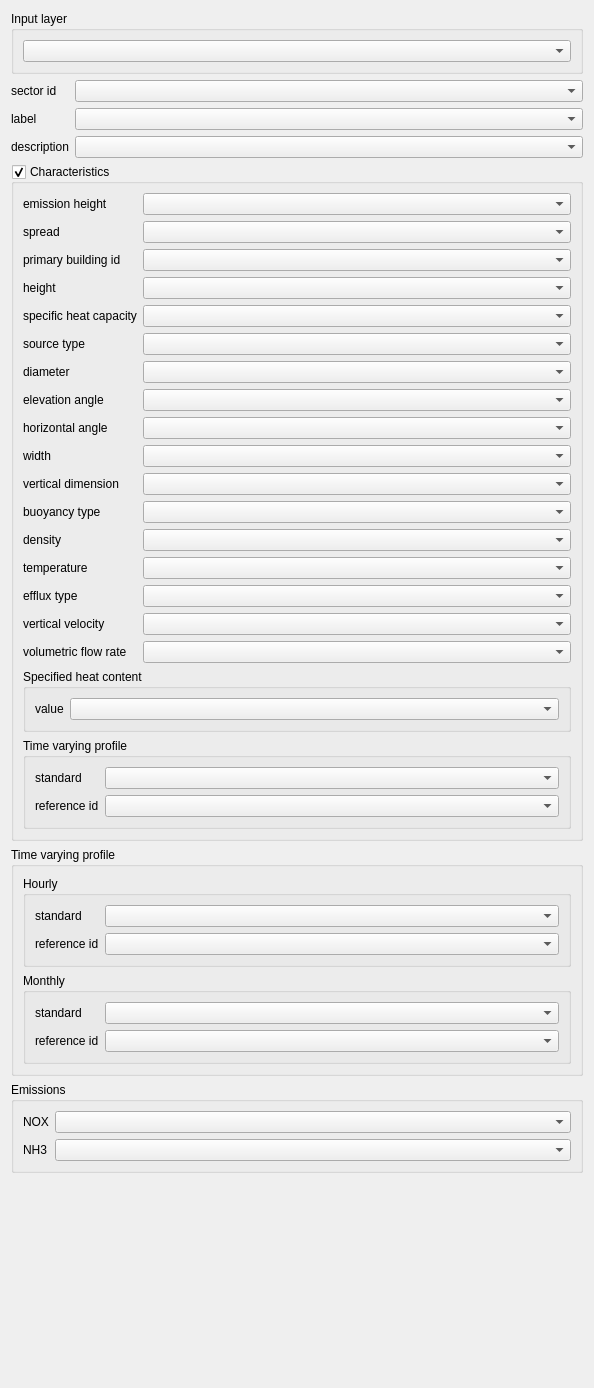
         <widget class="QWidget" name="scrollAreaWidgetContents">
          <property name="geometry">
           <rect>
            <x>0</x>
            <y>0</y>
            <width>594</width>
            <height>1388</height>
           </rect>
          </property>
          <layout class="QFormLayout" name="formLayout_13">
           <item row="1" column="0">
            <widget class="QLabel" name="label_es_sector_id">
             <property name="text">
              <string>sector id</string>
             </property>
            </widget>
           </item>
           <item row="1" column="1">
            <widget class="QgsFieldComboBox" name="fcb_es_sector_id"/>
           </item>
           <item row="2" column="0">
            <widget class="QLabel" name="label_es_label">
             <property name="text">
              <string>label</string>
             </property>
            </widget>
           </item>
           <item row="2" column="1">
            <widget class="QgsFieldComboBox" name="fcb_es_label"/>
           </item>
           <item row="3" column="0">
            <widget class="QLabel" name="label_es_description">
             <property name="text">
              <string>description</string>
             </property>
            </widget>
           </item>
           <item row="3" column="1">
            <widget class="QgsFieldComboBox" name="fcb_es_description"/>
           </item>
           <item row="7" column="0">
            <spacer name="verticalSpacer_2">
             <property name="orientation">
              <enum>Qt::Vertical</enum>
             </property>
             <property name="sizeHint" stdset="0">
              <size>
               <width>20</width>
               <height>40</height>
              </size>
             </property>
            </spacer>
           </item>
           <item row="0" column="0" colspan="2">
            <widget class="QGroupBox" name="groupBox_3">
             <property name="title">
              <string>Input layer</string>
             </property>
             <layout class="QGridLayout" name="gridLayout_20">
              <item row="0" column="0">
               <widget class="QgsMapLayerComboBox" name="combo_layer_es"/>
              </item>
             </layout>
            </widget>
           </item>
           <item row="4" column="0" colspan="2">
            <widget class="QGroupBox" name="groupBox_es_characteristics">
             <property name="title">
              <string>Characteristics</string>
             </property>
             <property name="checkable">
              <bool>true</bool>
             </property>
             <property name="checked">
              <bool>true</bool>
             </property>
             <layout class="QFormLayout" name="formLayout_15">
              <item row="0" column="0">
               <widget class="QLabel" name="label_es_emission_height">
                <property name="text">
                 <string>emission height</string>
                </property>
               </widget>
              </item>
              <item row="0" column="1">
               <widget class="QgsFieldComboBox" name="fcb_es_emission_height"/>
              </item>
              <item row="1" column="0">
               <widget class="QLabel" name="label_es_spread">
                <property name="text">
                 <string>spread</string>
                </property>
               </widget>
              </item>
              <item row="1" column="1">
               <widget class="QgsFieldComboBox" name="fcb_es_spread"/>
              </item>
              <item row="2" column="0">
               <widget class="QLabel" name="label_es_prim_bld">
                <property name="text">
                 <string>primary building id</string>
                </property>
               </widget>
              </item>
              <item row="2" column="1">
               <widget class="QgsFieldComboBox" name="fcb_es_prim_bld"/>
              </item>
              <item row="3" column="0">
               <widget class="QLabel" name="label_es_adms_height">
                <property name="text">
                 <string>height</string>
                </property>
               </widget>
              </item>
              <item row="3" column="1">
               <widget class="QgsFieldComboBox" name="fcb_es_adms_height"/>
              </item>
              <item row="4" column="0">
               <widget class="QLabel" name="label_es_adms_heat_capacity">
                <property name="text">
                 <string>specific heat capacity</string>
                </property>
               </widget>
              </item>
              <item row="4" column="1">
               <widget class="QgsFieldComboBox" name="fcb_es_adms_heat_capacity"/>
              </item>
              <item row="5" column="0">
               <widget class="QLabel" name="label_es_adms_source_type">
                <property name="text">
                 <string>source type</string>
                </property>
               </widget>
              </item>
              <item row="5" column="1">
               <widget class="QgsFieldComboBox" name="fcb_es_adms_source_type"/>
              </item>
              <item row="6" column="0">
               <widget class="QLabel" name="label_es_adms_diameter">
                <property name="text">
                 <string>diameter</string>
                </property>
               </widget>
              </item>
              <item row="6" column="1">
               <widget class="QgsFieldComboBox" name="fcb_es_adms_diameter"/>
              </item>
              <item row="7" column="0">
               <widget class="QLabel" name="label_es_adms_elevation_angle">
                <property name="text">
                 <string>elevation angle</string>
                </property>
               </widget>
              </item>
              <item row="7" column="1">
               <widget class="QgsFieldComboBox" name="fcb_es_adms_elevation_angle"/>
              </item>
              <item row="8" column="0">
               <widget class="QLabel" name="label_es_adms_horizontal_angle">
                <property name="text">
                 <string>horizontal angle</string>
                </property>
               </widget>
              </item>
              <item row="8" column="1">
               <widget class="QgsFieldComboBox" name="fcb_es_adms_horizontal_angle"/>
              </item>
              <item row="9" column="0">
               <widget class="QLabel" name="label_es_adms_width">
                <property name="text">
                 <string>width</string>
                </property>
               </widget>
              </item>
              <item row="9" column="1">
               <widget class="QgsFieldComboBox" name="fcb_es_adms_width"/>
              </item>
              <item row="10" column="0">
               <widget class="QLabel" name="label_es_adms_vertical_dimension">
                <property name="text">
                 <string>vertical dimension</string>
                </property>
               </widget>
              </item>
              <item row="10" column="1">
               <widget class="QgsFieldComboBox" name="fcb_es_adms_vertical_dimension"/>
              </item>
              <item row="11" column="0">
               <widget class="QLabel" name="label_es_adms_buoyancy_type">
                <property name="text">
                 <string>buoyancy type</string>
                </property>
               </widget>
              </item>
              <item row="11" column="1">
               <widget class="QgsFieldComboBox" name="fcb_es_adms_buoyancy_type"/>
              </item>
              <item row="12" column="0">
               <widget class="QLabel" name="label_es_adms_density">
                <property name="text">
                 <string>density</string>
                </property>
               </widget>
              </item>
              <item row="12" column="1">
               <widget class="QgsFieldComboBox" name="fcb_es_adms_density"/>
              </item>
              <item row="13" column="0">
               <widget class="QLabel" name="label_es_adms_temperature">
                <property name="text">
                 <string>temperature</string>
                </property>
               </widget>
              </item>
              <item row="13" column="1">
               <widget class="QgsFieldComboBox" name="fcb_es_adms_temperature"/>
              </item>
              <item row="14" column="0">
               <widget class="QLabel" name="label_es_adms_efflux_type">
                <property name="text">
                 <string>efflux type</string>
                </property>
               </widget>
              </item>
              <item row="14" column="1">
               <widget class="QgsFieldComboBox" name="fcb_es_adms_efflux_type"/>
              </item>
              <item row="15" column="0">
               <widget class="QLabel" name="label_es_adms_vertical_velocity">
                <property name="text">
                 <string>vertical velocity</string>
                </property>
               </widget>
              </item>
              <item row="15" column="1">
               <widget class="QgsFieldComboBox" name="fcb_es_adms_vertical_velocity"/>
              </item>
              <item row="16" column="0">
               <widget class="QLabel" name="label_es_adms_volumetric_flow_rate">
                <property name="text">
                 <string>volumetric flow rate</string>
                </property>
               </widget>
              </item>
              <item row="16" column="1">
               <widget class="QgsFieldComboBox" name="fcb_es_adms_volumetric_flow_rate"/>
              </item>
              <item row="17" column="0" colspan="2">
               <widget class="QGroupBox" name="groupBox_heatContent">
                <property name="title">
                 <string>Specified heat content</string>
                </property>
                <layout class="QFormLayout" name="formLayout_16">
                 <item row="0" column="0">
                  <widget class="QLabel" name="label_es_hc_value">
                   <property name="text">
                    <string>value</string>
                   </property>
                  </widget>
                 </item>
                 <item row="0" column="1">
                  <widget class="QgsFieldComboBox" name="fcb_es_hc_value"/>
                 </item>
                </layout>
               </widget>
              </item>
              <item row="18" column="0" colspan="2">
               <widget class="QGroupBox" name="groupBox_es_tvp">
                <property name="title">
                 <string>Time varying profile</string>
                </property>
                <layout class="QFormLayout" name="formLayout_21">
                 <item row="0" column="1">
                  <widget class="QgsFieldComboBox" name="fcb_es_tvp_standard"/>
                 </item>
                 <item row="1" column="1">
                  <widget class="QgsFieldComboBox" name="fcb_es_tvp_reference"/>
                 </item>
                 <item row="0" column="0">
                  <widget class="QLabel" name="label_es_tvp_standard">
                   <property name="text">
                    <string>standard</string>
                   </property>
                  </widget>
                 </item>
                 <item row="1" column="0">
                  <widget class="QLabel" name="label_es_tvp_reference">
                   <property name="text">
                    <string>reference id</string>
                   </property>
                  </widget>
                 </item>
                </layout>
               </widget>
              </item>
             </layout>
            </widget>
           </item>
           <item row="6" column="0" colspan="2">
            <widget class="QGroupBox" name="groupBox_emissions">
             <property name="title">
              <string>Emissions</string>
             </property>
             <layout class="QFormLayout" name="formLayout_14">
              <item row="0" column="0">
               <widget class="QLabel" name="label_em_nox">
                <property name="text">
                 <string>NOX</string>
                </property>
               </widget>
              </item>
              <item row="0" column="1">
               <widget class="QgsFieldComboBox" name="fcb_em_nox"/>
              </item>
              <item row="1" column="0">
               <widget class="QLabel" name="label_em_nh3">
                <property name="text">
                 <string>NH3</string>
                </property>
               </widget>
              </item>
              <item row="1" column="1">
               <widget class="QgsFieldComboBox" name="fcb_em_nh3"/>
              </item>
             </layout>
            </widget>
           </item>
           <item row="5" column="0" colspan="2">
            <widget class="QGroupBox" name="groupBox_es_tvp_adms">
             <property name="title">
              <string>Time varying profile</string>
             </property>
             <layout class="QFormLayout" name="formLayout_22">
              <item row="2" column="0" colspan="2">
               <widget class="QGroupBox" name="groupBox_es_tvp_adms_hourly">
                <property name="title">
                 <string>Hourly</string>
                </property>
                <layout class="QFormLayout" name="formLayout_23">
                 <item row="0" column="0">
                  <widget class="QLabel" name="label_es_tvp_adms_hourly_standard">
                   <property name="text">
                    <string>standard</string>
                   </property>
                  </widget>
                 </item>
                 <item row="0" column="1">
                  <widget class="QgsFieldComboBox" name="fcb_es_tvp_adms_hourly_standard"/>
                 </item>
                 <item row="1" column="0">
                  <widget class="QLabel" name="label_es_tvp_adms_hourly_reference">
                   <property name="text">
                    <string>reference id</string>
                   </property>
                  </widget>
                 </item>
                 <item row="1" column="1">
                  <widget class="QgsFieldComboBox" name="fcb_es_tvp_adms_hourly_reference"/>
                 </item>
                </layout>
               </widget>
              </item>
              <item row="3" column="0" colspan="2">
               <widget class="QGroupBox" name="groupBox_es_tvp_adms_monthly">
                <property name="title">
                 <string>Monthly</string>
                </property>
                <layout class="QFormLayout" name="formLayout_24">
                 <item row="0" column="0">
                  <widget class="QLabel" name="label_es_tvp_adms_monthly_standard">
                   <property name="text">
                    <string>standard</string>
                   </property>
                  </widget>
                 </item>
                 <item row="0" column="1">
                  <widget class="QgsFieldComboBox" name="fcb_es_tvp_adms_monthly_standard"/>
                 </item>
                 <item row="1" column="0">
                  <widget class="QLabel" name="label_es_tvp_adms_monthly_reference">
                   <property name="text">
                    <string>reference id</string>
                   </property>
                  </widget>
                 </item>
                 <item row="1" column="1">
                  <widget class="QgsFieldComboBox" name="fcb_es_tvp_adms_monthly_reference"/>
                 </item>
                </layout>
               </widget>
              </item>
             </layout>
            </widget>
           </item>
          </layout>
         </widget>
